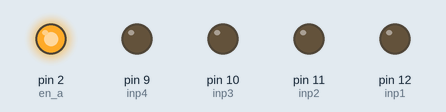
Recording of a sketch running on a simulated Arduino Uno, built with avr-gcc and run on an emulated ATmega328P. On the bench: output pins drawn as LEDs (lit = HIGH).

Above: at 0.1 s.
Timing chart, 0 to 1.6 s (numbered marks = the images above):
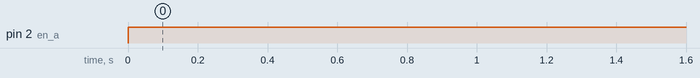

The sketch:

Arduino_Line_2.ino
```cpp
int inp1 = 12, inp2 = 11, inp3 = 10, inp4 = 9, ls = 7, rs = 4, en_a = 2, en_b = 2;

void setup() {
  Serial.begin(9600);
  pinMode(en_a, OUTPUT);
  pinMode(en_b, OUTPUT);
  pinMode(ls, INPUT);
  pinMode(rs, INPUT);
  pinMode(inp1, OUTPUT);
  pinMode(inp2, OUTPUT);
  pinMode(inp3, OUTPUT);
  pinMode(inp4, OUTPUT);
}

void loop() {
  // Serial.println(digitalRead(ls));
  // Serial.println(digitalRead(rs));
  // digitalWrite(inp1, int(!(bool(digitalRead(ls)))));
  digitalWrite(en_a, HIGH);
  digitalWrite(en_b, HIGH);
  digitalWrite(inp1, swapFunc(ls));
  digitalWrite(inp2, LOW);
  // digitalWrite(inp3, int(!(bool(digitalRead(rs)))));
  digitalWrite(inp3, swapFunc(rs));
  digitalWrite(inp4, LOW);
}

int swapFunc(int a) {
  if (a > 0) {
    return 0;
  } else {
    return 1;
  }
}

// m1 ==> left
// m2 ==> right
// in1 ==> m1+
// in2 ==> m1-
// in3 ==> m2+
// in4 ==> m2-

// 0 ==> non-black
// 1 ==> black
// (l, r)
// (0, 0) ==> move forward (spin left and right)
// (0, 1) ==> turn right (spin left)
// (1, 0) ==> turn left (spin right)
// (1, 1) ==> stop


//   if (ls == 1)
//  if((digitalRead(rs)==1 && digitalRead(ls)==1){
//   stop();
//  }
//   if((digitalRead(rs)==1) && digitalRead(ls)==0){
//   right();
//  }
//  if((digitalRead(rs)==0) && digitalRead(ls)==1){
//   left();
//  }
//  if(digitalRead(rs)==0 && digitalRead(ls)==0){
//   forward();
//  }
// void stop(){
//   digitalWrite(inp1,LOW);
//   digitalWrite(inp2,LOW);
//   digitalWrite(inp3,LOW);
//   digitalWrite(inp4,LOW);
// }
// void right(){
//   digitalWrite(inp1,HIGH);
//   digitalWrite(inp2,LOW);
//   digitalWrite(inp3,LOW);
//   digitalWrite(inp4,LOW);
// }
// void left(){
//   digitalWrite(inp1,LOW);
//   digitalWrite(inp2,LOW);
//   digitalWrite(inp3,HIGH);
//   digitalWrite(inp4,LOW);
// }
// void forward(){
//   digitalWrite(inp1,HIGH;
//   digitalWrite(inp2,LOW);
//   digitalWrite(inp3,HIGH);
//   digitalWrite(inp4,LOW);
// }
```

Arduino_Line.ino
```cpp
// void setup() {


// }

// void loop() {
//  if((digitalRead(rs)==1 && digitalRead(ls)==1){
//   stop();
//  }
//   if((digitalRead(rs)==1) && digitalRead(ls)==0){
//   right();
//  }
//  if((digitalRead(rs)==0) && digitalRead(ls)==1){
//   left();
//  }
//  if(digitalRead(rs)==0 && digitalRead(ls)==0){
//   forward();
//  }
//  void stop(){
//    digitalWrite(inp1,LOW);
//    digitalWrite(inp2,LOW);
//   digitalWrite(inp3,LOW);
//   digitalWrite(inp4,LOW);
// }
//  void right(){
//    digitalWrite(inp1,LOW);
//    digitalWrite(inp2,LOW);
//   digitalWrite(inp3,LOW);
//   digitalWrite(inp4,LOW);
// }
//  void left(){
//    digitalWrite(inp1,LOW);
//    digitalWrite(inp2,LOW);
//   digitalWrite(inp3,LOW);
//   digitalWrite(inp4,LOW);
// }
//  void forward(){
//    digitalWrite(inp1,HIGH;
//    digitalWrite(inp2,LOW);
//   digitalWrite(inp3,LOW);
//   digitalWrite(inp4,HIGH);
// }

// }
```

Measured:
- by itself, pin 2 (en_a): LOW → HIGH at 0.00 s
